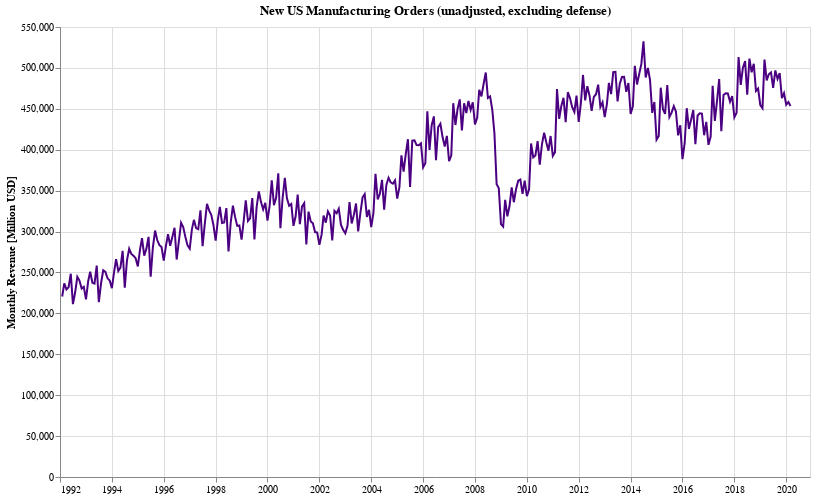

The notebook cell saved with this chart:
### Markdown cell above
## New Orders

### Code cell
def reshapeFor(df, code):
    subset = df[df.Code == code].drop('Code', axis=1).reset_index().copy()
    melted = subset.melt(id_vars=['Year'])
    melted['dt'] = pd.to_datetime(melted['Year'].astype(str) + melted['variable'], format='%Y%b')
    
    return melted

def chartFor(df, code, label):
    melted = reshapeFor(df, code)
    return alt.Chart(melted.sort_values('dt')).mark_line(color='indigo').encode(
        alt.X('dt', axis=alt.Axis(title='')),
        alt.Y('value:Q', axis=alt.Axis(title='Monthly Revenue [Million USD]')),
        tooltip=[alt.Tooltip('value:Q'), alt.Tooltip('dt:T', format='%B - %Y')]
    ).properties(
        title=label,
        height=450,
        width=750,
    )

dfm = dfs['NewOrders']

chartFor(dfm, 'UMXDNO', 'New US Manufacturing Orders (unadjusted, excluding defense)')

### Figure 1 — Vega-Lite specification as saved in the notebook (floating-point values rounded to 4 significant figures; data arrays with more than 128 entries replaced by an {"elided": "..."} marker saying what was removed)
{"config": {"view": {"continuousWidth": 400, "continuousHeight": 300}}, "data": {"name": "data-afb154ea4097f9b0e8661cdd708b16f8"}, "mark": {"type": "line", "color": "indigo"}, "encoding": {"tooltip": [{"type": "quantitative", "field": "value"}, {"type": "temporal", "field": "dt", "format": "%B - %Y"}], "x": {"type": "temporal", "axis": {"title": ""}, "field": "dt"}, "y": {"type": "quantitative", "axis": {"title": "Monthly Revenue [Million USD]"}, "field": "value"}}, "height": 450, "title": "New US Manufacturing Orders (unadjusted, excluding defense)", "width": 750, "$schema": "https://vega.github.io/schema/vega-lite/v4.8.1.json", "datasets": {"data-afb154ea4097f9b0e8661cdd708b16f8": {"elided": "348 records"}}}
